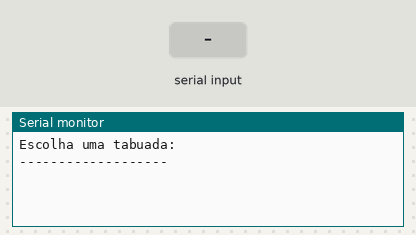
Recording of a sketch running on a simulated Arduino Uno, built with avr-gcc and run on an emulated ATmega328P. Parts: the last lines printed to the serial monitor. Inputs (shaded band) come from the test bench.

Above: at 1.2 s.
1.3 s: "90,45\n" received over Serial
At 2.2 s:
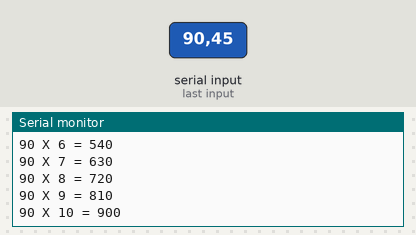
2.8 s: "30,150\n" received over Serial
At 4.5 s:
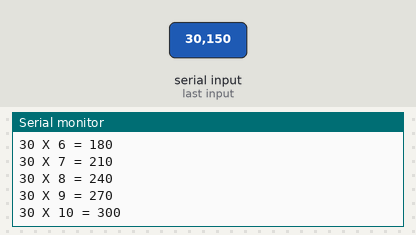
Timing chart, 0 to 6.0 s (numbered marks = the images above; inputs shaded):
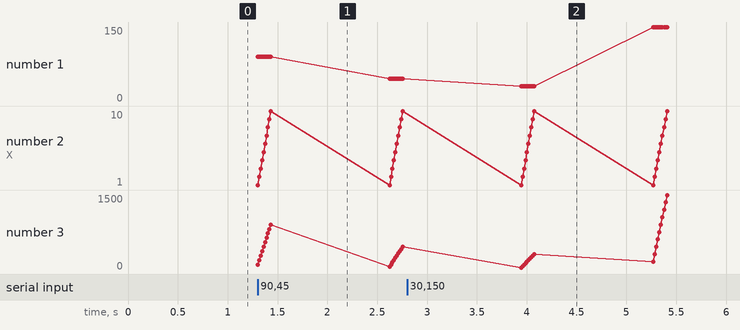

Measured:
- after the input at 1.3 s, the serial monitor: prints a new line at once (image 1)
- after the input at 2.8 s, the serial monitor: prints a new line after 1.1 s (image 2)

The sketch:

tabuada1.ino
```cpp
// C++ code
//
int resultado;
int tabuada = 0;
void setup()
{
  Serial.begin(9600);
}

void loop(){
 Serial.println("Escolha uma tabuada:");
  Serial.println("-------------------");
 while(!Serial.available());
 tabuada = Serial.parseInt();

 for(int contador = 1; contador <= 10; contador ++ ){
   resultado = tabuada * contador;
   Serial.println(String(tabuada) + " X " + String(contador) + " = " + String(resultado));
  }
  delay(1200);
}
```
